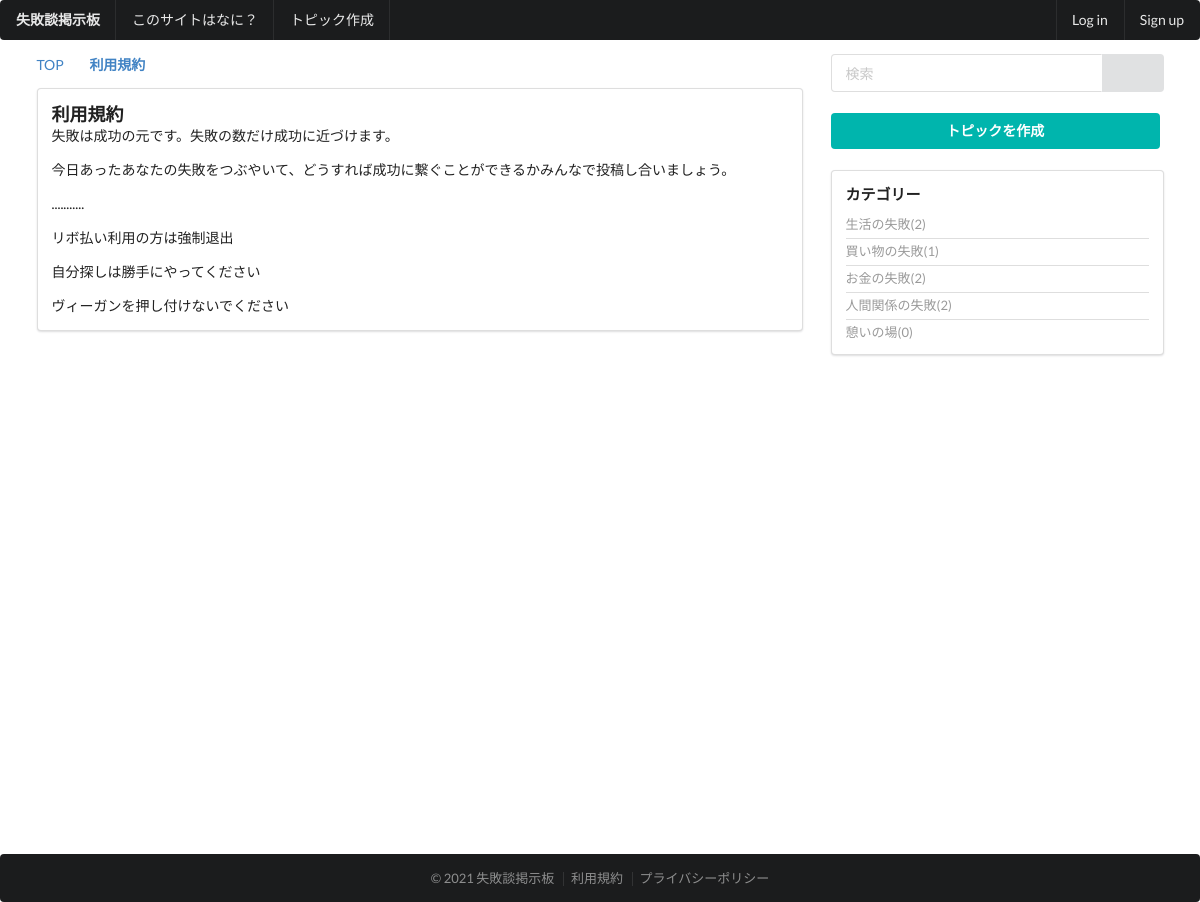
The app's page /terms/ with its own data.
### thread/models.py (models this page shows, shortened)
class Category(models.Model):
    name = models.CharField(
        'カテゴリー名',
        max_length=50,
    )
    url_code = models.CharField(
        'URLコード',
        max_length=50,
        null=True,
        blank=False,
        unique=True,
    )
    sort=models.IntegerField(
        verbose_name='ソート',
        default=0,
    )
    objects = CategoryManager

### thread/templatetags/threadtags.py (called while the page is built)
@register.inclusion_tag('thread/tags/category_tag.html')
def categorytag():
    ctx = {}
    ctx['category_list'] = Category.objects.annotate(
            count=Count('topic')).order_by('sort')
    return ctx

### templates/base/terms.html (shortened to what this page needs)
{% extends 'base/base.html' %}
{% block content %}
<div class="ui grid stackable">
    <div class="eleven wide column">
        <div class="ui breadcrumb">
            <a href="{% url 'base:top' %}" class="section">TOP</a>
            <i class="right angle icon divider"></i>
            <a class="active section">利用規約</a>
        </div>
        <div class="ui segment">
            <div class="content">
                <div class="header"><h3>利用規約</h3></div>
                <p>失敗は成功の元です。失敗の数だけ成功に近づけます。</p>
                <p>今日あったあなたの失敗をつぶやいて、どうすれば成功に繋ぐことができるかみんなで投稿し合いましょう。</p>
                <p>...........</p>
                <p>リボ払い利用の方は強制退出</p>
                <p>自分探しは勝手にやってください</p>
                <p>ヴィーガンを押し付けないでください</p>
            </div>
        </div>
    </div>
    {% include 'base/sidebar.html' %}
</div>
{% endblock %}

### templates/thread/tags/category_tag.html
<div class="ui relaxed list small divided link">
  {% for category in category_list %}
  <a class="item">{{category.name}}({{category.count}})</a>
  {% endfor %}
</div>

### records on screen
Category: name "生活の失敗", count "2"
Category: name "買い物の失敗", count "1"
Category: name "お金の失敗", count "2"
Category: name "人間関係の失敗", count "2"
Category: name "憩いの場", count "0"
